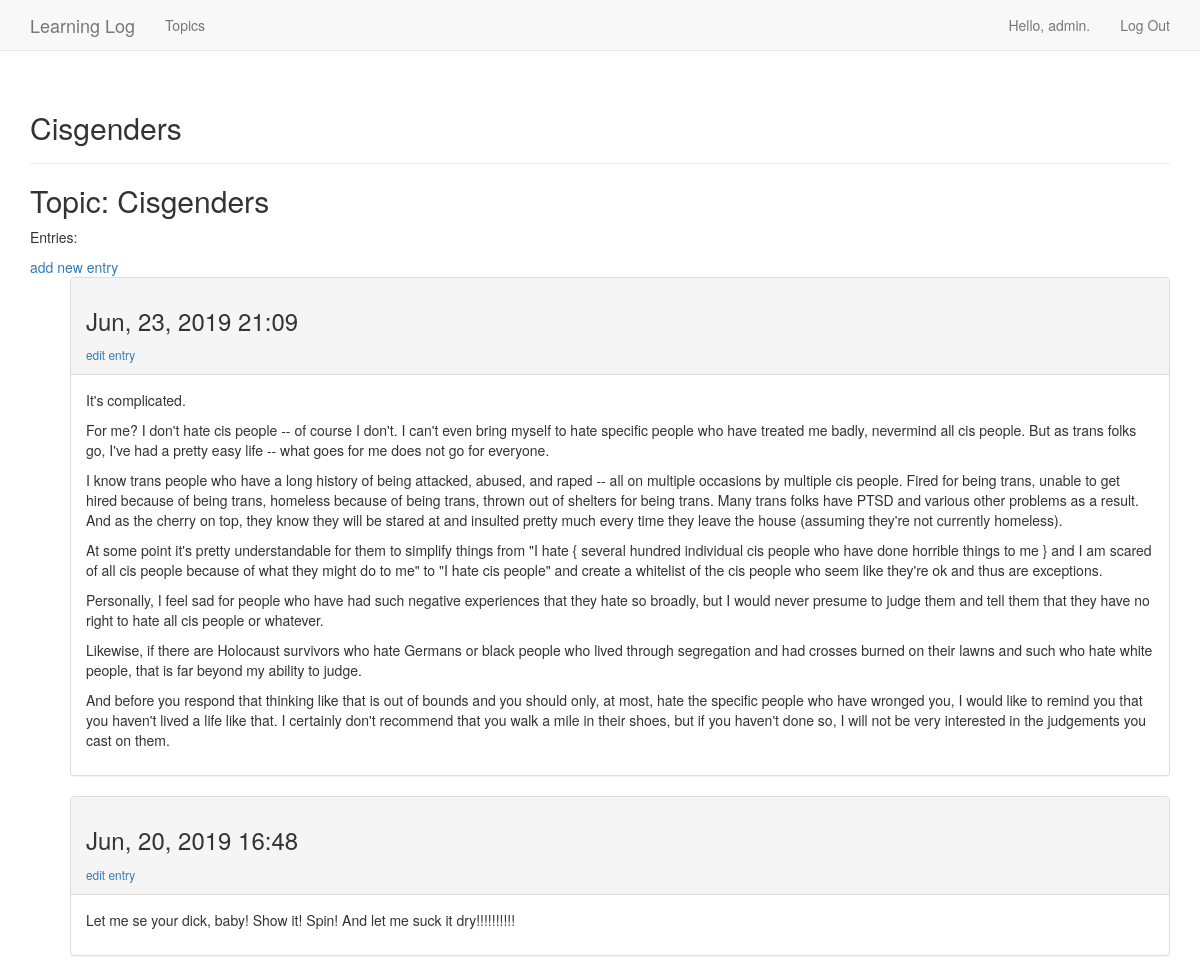
The page /topics/2/ (signed in) on the database its author committed.
### learning_logs/models.py (models this page shows, shortened)
class Topic(models.Model):
	text = models.CharField(max_length=200)
	date_added = models.DateTimeField(auto_now_add=True)
	owner = models.ForeignKey(User, on_delete=models.CASCADE)
	def __str__(self):
		return self.text

class Entry(models.Model):
	topic = models.ForeignKey(Topic, on_delete=models.PROTECT)
	text = models.TextField()
	date_added = models.DateTimeField(auto_now_add=True)
	class Meta:
		verbose_name_plural = 'entries'

### learning_logs/views.py (the view)
# urls.py: path('topics/<int:topic_id>/', views.topic, name='topic'),
@login_required
def topic(request, topic_id):
	topic = Topic.objects.get(id=topic_id)
	check_topic_owner(request, topic)
	entries = topic.entry_set.order_by('-date_added')
	context = {'topic': topic, 'entries': entries}
	return render(request, 'learning_logs/topic.html', context)

### learning_logs/functions.py (called while the page is built)
def check_topic_owner(request, topic):
	if request.user != topic.owner:
		raise Http404

### learning_logs/templates/learning_logs/topic.html
{% extends "learning_logs/base.html" %}
{% block header %}
	<h2>{{ topic }}</h2>
{% endblock header %}
{% block content %}
	<h2>Topic: {{ topic }}</h2>
	<p>Entries:</p>
	<a href="{% url 'learning_logs:new_entry' topic.id %}">add new entry</a>
	<ul>
	{% for entry in entries %}
		<div class="panel panel-default">
			<div class="panel-heading">
				<h3>
					{{ entry.date_added|date:'M, d, Y H:i' }}
				</h3>
				<small>
					<a href="{% url 'learning_logs:edit_entry' entry.id %}">
						edit entry</a>
				</small>
			</div>
			<div class="panel-body">
				{{ entry.text|linebreaks }}
			</div>
		</div>
	{% empty %}
		There are no entries for the topic yet.
	{% endfor %}
	</ul>
{% endblock content %}

### learning_logs/templates/learning_logs/base.html (shortened to what this page needs)
<!DOCTYPE html>
{% load bootstrap3 %}
<html lang="en">
	<head>
		{% bootstrap_css %}
	</head>
	<body>
		<nav class="navbar navbar-default navbar-static-top">
			<div class="container">
				<div class="navbar-header">
					<a href="{% url 'learning_logs:index' %}" class="navbar-brand">
						Learning Log</a>
				</div>
				<div id="navbar" class="navbar-collapse collapse">
					<ul class="nav navbar-nav">
						<li><a href="{% url 'learning_logs:topics' %}">Topics</a></li>
					</ul>
					<ul class="nav navbar-nav navbar-right">
						{% if user.is_authenticated %}
							<li><a>Hello, {{ user.username }}.</a></li>
							<li><a href="{% url 'users:logout' %}">Log Out</a></li>
						{% else %}
							<li><a href="{% url 'users:register' %}">Register</a></li>
							<li><a href="{% url 'users:login' %}">Log In</a></li>
						{% endif %}
					</ul>
				</div>
			</div>
		</nav>
		<div class="container">
			<div class="page-header">
				{% block header %}{% endblock header %}
			</div>
			<div>
				{% block content %}{% endblock content %}
			</div>
		</div>
	</body>
</html>

### rows shown on the page
Topic: text "Cisgenders"
Entry: date_added "Jun, 23, 2019 21:09", text "It's complicated. For me? I don't hate cis people -- of course I don't. I can't even bring myself to hate specific people who have treated me badly, nevermind all cis people. But as trans folks go, I've had a pretty easy life -- what goes for me does not go for everyone. I know trans people who have a long history of being attacked, abused, and raped -- all on multiple occasions by multiple cis people. Fired for being trans, unable to get hired because of being trans, homeless because of being trans, thrown out of shelters for being trans. Many trans folks have PTSD and various other problems as a result. And as the cherry on top, they know they will be stared at and insulted pretty much…"
Entry: date_added "Jun, 20, 2019 16:48", text "Let me se your dick, baby! Show it! Spin! And let me suck it dry!!!!!!!!!!"

### other values the page prints
{{ user.username }} "admin"
